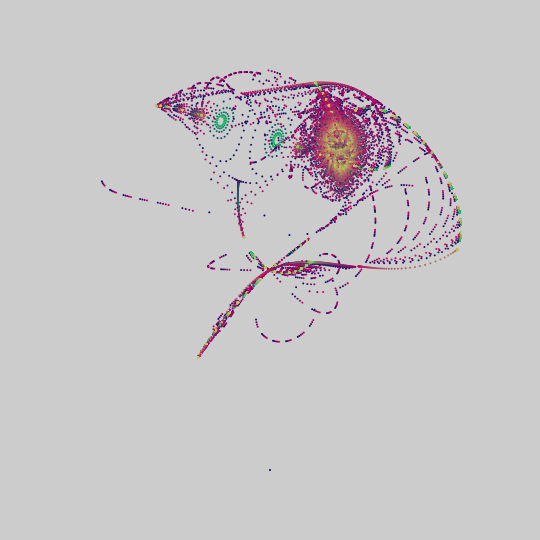
Frame 1 (no input)
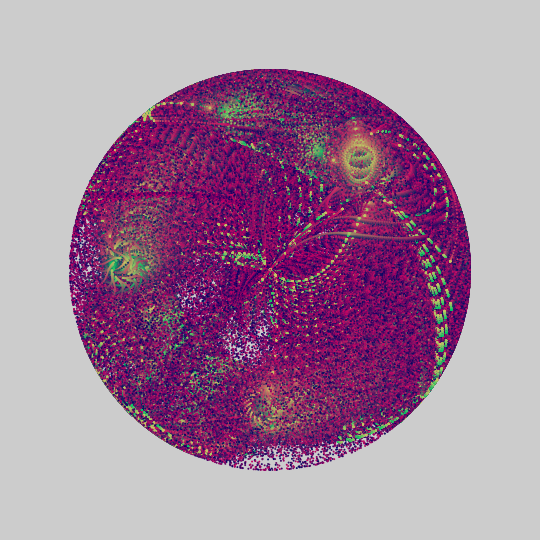
Frame 60 (the mouse pressed at the canvas centre just before this capture)
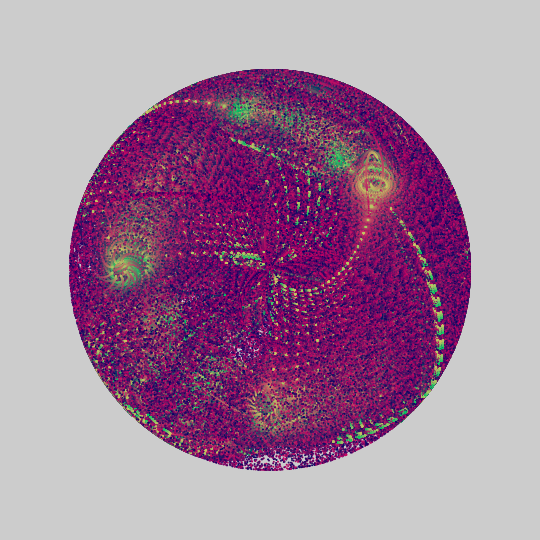
Frame 120 (the mouse held since frame 60 and released just before this capture)

The Processing sketch that drew these frames (run headless with seeded random() and noise(); from frame 60 on, the mouse is pressed at the canvas centre):

// Processing sketch: laserball2
// ── laserball2.pde
int W = 540;
int N = 200;
float x = 0;
float y = 0;
float t = 9;

void setup() {
  size(540, 540);
  noStroke();
  // blendMode(ADD);
}

void draw() {
  clear();
  for (int i = 0; i < N; i++) {
    for (int j = 0; j < N; j++) {
      float u = sin(i + y) + sin(j / N * PI + x);
      float v = cos(i + y) + cos(j / N * PI + x);
      x = u + t;
      y = v + t;
      fill(i, j, 99);
      // fill(i, j, 99, 50);
      circle(u * N / 2 + W / 2, v * N / 2 + W / 2, 2);
    }
  }
  t += .1;
}
